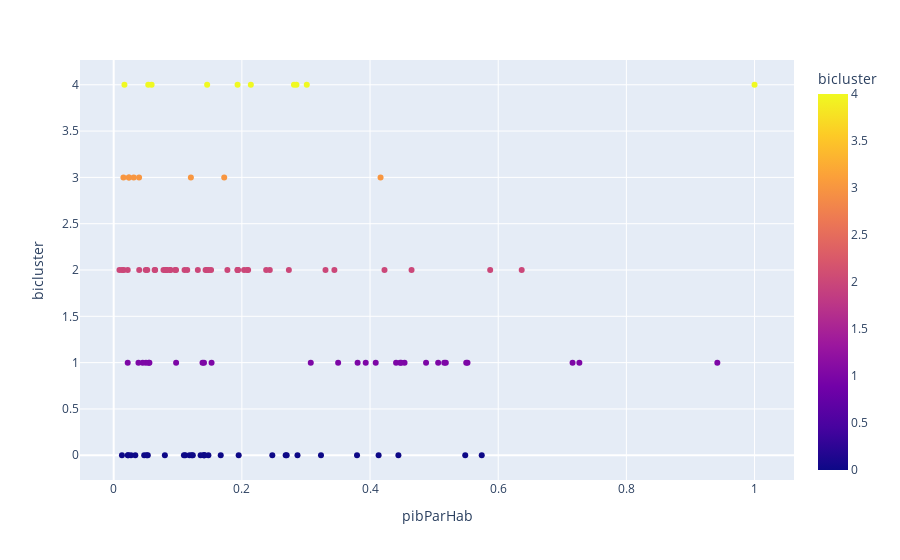

Source (notebook cell):
### Code cell
import plotly.express as px

# Créer un DataFrame avec les colonnes nécessaires
df_plot = df[['pibParHab', 'arriveesTotal', 'bicluster', 'pays', 'gesParHab', 'gpi']]

# Créer un graphique de dispersion interactif
df_plot = df[['pibParHab', 'arriveesTotal', 'bicluster', 'pays', 'gesParHab', 'gpi']]
fig = px.scatter(df_plot, x='pibParHab', y='bicluster', color='bicluster', hover_data=['pays', 'gpi', 'arriveesTotal', 'pibParHab'])

# Afficher le graphique
fig.show()

### Figure 1 — Plotly figure (JSON) as saved in the notebook; plotly's stock layout.template omitted (floating-point values rounded to 4 significant figures; data arrays with more than 128 entries replaced by an {"elided": "..."} marker saying what was removed)
{"data": [{"customdata": {"elided": "119x3 mixed values"}, "hovertemplate": "pibParHab=%{x}<br>bicluster=%{marker.color}<br>pays=%{customdata[0]}<br>gpi=%{customdata[1]}<br>arriveesTotal=%{customdata[2]}<extra></extra>", "legendgroup": "", "marker": {"color": [4, 4, 4, 4, 4, 4, 4, 4, 4, 4, 3, 3, 3, 3, 3, 3, 3, 3, 2, 2, 2, 2, 2, 2, 2, 2, 2, 2, 2, 2, 2, 2, 2, 2, 2, 2, 2, 2, 2, 2, 2, 2, 2, 2, 2, 2, 2, 2, 2, 2, 2, 2, 2, 2, 2, 2, 2, 2, 2, 1, 1, 1, 1, 1, 1, 1, 1, 1, 1, 1, 1, 1, 1, 1, 1, 1, 1, 1, 1, 1, 1, 1, 1, 1, 1, 1, 1, 0, 0, 0, 0, 0, 0, 0, 0, 0, 0, 0, 0, 0, 0, 0, 0, 0, 0, 0, 0, 0, 0, 0, 0, 0, 0, 0, 0, 0, 0, 0, 0], "coloraxis": "coloraxis", "symbol": "circle"}, "mode": "markers", "name": "", "orientation": "v", "showlegend": false, "type": "scatter", "x": [0.2852, 0.1933, 0.05395, 0.214, 0.1458, 0.2813, 1, 0.05916, 0.01678, 0.3013, 0.4164, 0.02384, 0.03131, 0.1724, 0.0237, 0.0396, 0.1204, 0.01519, 0.3305, 0.1939, 0.4648, 0.08215, 0.05001, 0.06469, 0.1932, 0.09733, 0.05235, 0.06383, 0.01305, 0.01577, 0.08878, 0.09574, 0.03981, 0.08225, 0.3444, 0.08748, 0.1933, 0.02187, 0.1313, 0.6367, 0.07771, 0.1106, 0.2733, 0.4226, 0.08126, null, 0.2436, 0.2098, 0.2379, 0.1453, 0.008973, 0.2034, 0.1774, 0.5875, 0.1433, 0.1519, 0.1484, 0.2083, 0.1148, 0.4539, 0.5063, 0.4874, 0.02188, 0.0557, 0.3075, 0.05483, 0.9419, 0.4406, 0.3502, 0.1409, 0.4089, 0.7266, 0.1386, 0.4469, 0.3933, 0.0503, 0.4486, 0.04525, 0.716, 0.5183, 0.03864, 0.09738, 0.3806, 0.5521, 0.1527, 0.5158, 0.5501, 0.1413, 0.02216, 0.02699, 0.03371, null, 0.2475, 0.2868, 0.1116, 0.04759, 0.195, 0.0532, 0.1478, 0.4442, 0.1219, 0.3797, 0.4134, 0.1096, 0.1403, 0.2684, 0.3235, 0.1183, 0.07985, 0.5485, 0.167, 0.02247, 0.1235, 0.1417, 0.01286, 0.05148, 0.5743, 0.2699, 0.1356], "xaxis": "x", "y": [4, 4, 4, 4, 4, 4, 4, 4, 4, 4, 3, 3, 3, 3, 3, 3, 3, 3, 2, 2, 2, 2, 2, 2, 2, 2, 2, 2, 2, 2, 2, 2, 2, 2, 2, 2, 2, 2, 2, 2, 2, 2, 2, 2, 2, 2, 2, 2, 2, 2, 2, 2, 2, 2, 2, 2, 2, 2, 2, 1, 1, 1, 1, 1, 1, 1, 1, 1, 1, 1, 1, 1, 1, 1, 1, 1, 1, 1, 1, 1, 1, 1, 1, 1, 1, 1, 1, 0, 0, 0, 0, 0, 0, 0, 0, 0, 0, 0, 0, 0, 0, 0, 0, 0, 0, 0, 0, 0, 0, 0, 0, 0, 0, 0, 0, 0, 0, 0, 0], "yaxis": "y"}], "layout": {"coloraxis": {"colorbar": {"title": {"text": "bicluster"}}, "colorscale": [[0, "#0d0887"], [0.1111, "#46039f"], [0.2222, "#7201a8"], [0.3333, "#9c179e"], [0.4444, "#bd3786"], [0.5556, "#d8576b"], [0.6667, "#ed7953"], [0.7778, "#fb9f3a"], [0.8889, "#fdca26"], [1, "#f0f921"]]}, "legend": {"tracegroupgap": 0}, "margin": {"t": 60}, "xaxis": {"anchor": "y", "domain": [0, 1], "title": {"text": "pibParHab"}}, "yaxis": {"anchor": "x", "domain": [0, 1], "title": {"text": "bicluster"}}}}
